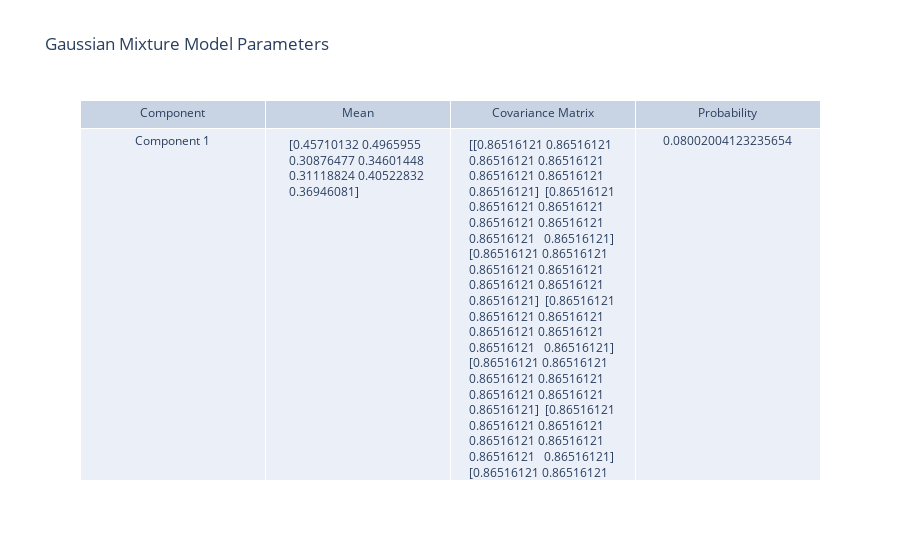

The cell this chart's notebook holds for it:
### Code cell
import plotly.graph_objs as go
import pandas as pd

k = 3  # Number of Gaussian components
n_dimensions = 7  # Dimensionality of the data


# Create a DataFrame for the GMM parameters
gmm_df = pd.DataFrame({
    'Component': [f'Component {i + 1}' for i in range(k)],
    'Mean': [str(mean) for mean in means],
    'Covariance Matrix': [str(cov) for cov in covariances],
    'Probability': probs
})

# Create a table using Plotly
table_trace = go.Table(
    header=dict(values=['Component', 'Mean', 'Covariance Matrix', 'Probability']),
    cells=dict(values=[gmm_df['Component'], gmm_df['Mean'], gmm_df['Covariance Matrix'], gmm_df['Probability']])
)

# Create a layout for the table
layout = go.Layout(
    title='Gaussian Mixture Model Parameters',
)

# Create the figure and plot the table
fig = go.Figure(data=[table_trace], layout=layout)
fig.show()
